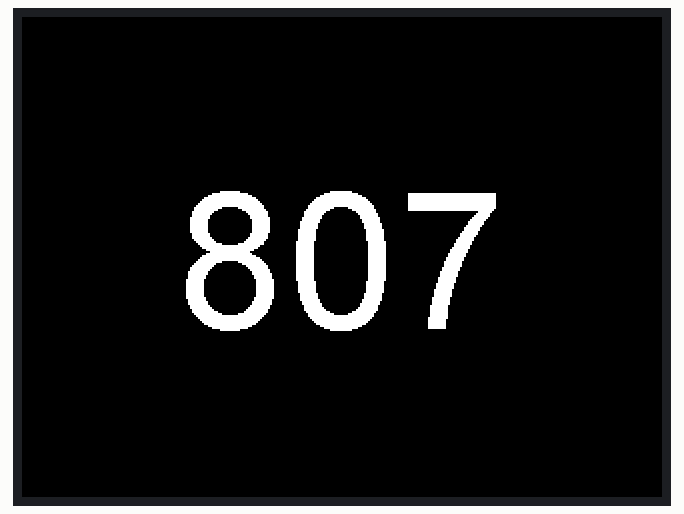
Recording of a sketch running on a simulated ESP32. Parts: 320×240 colour display. Random numbers use the default seed unless the sketch sets one; nothing arrives over Bluetooth unless stated.

Above: at 0.3 s.
At 4.6 s:
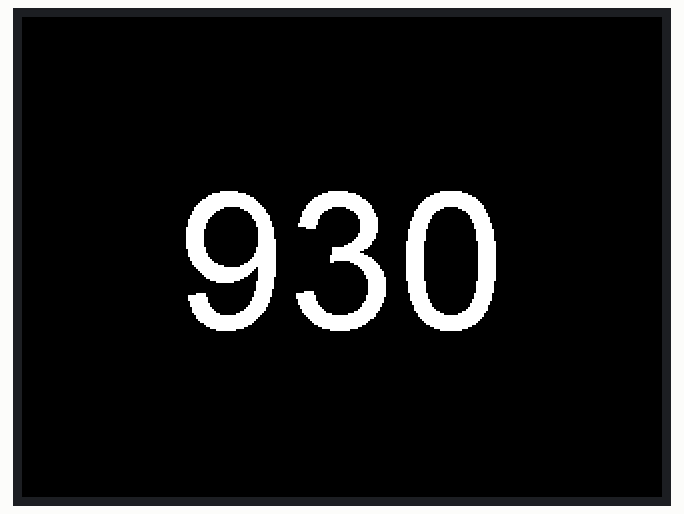
At 8.9 s:
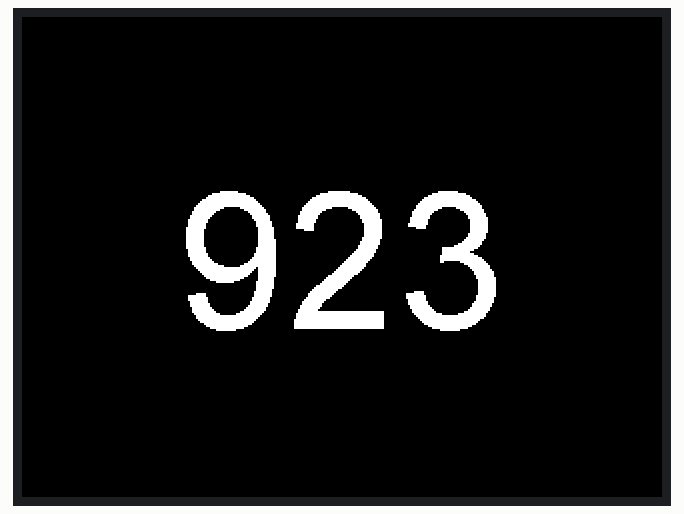
At 18.7 s:
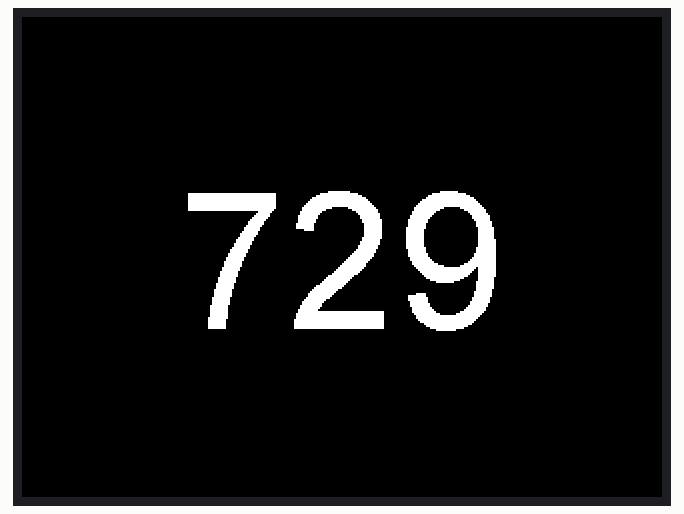
At 28.4 s:
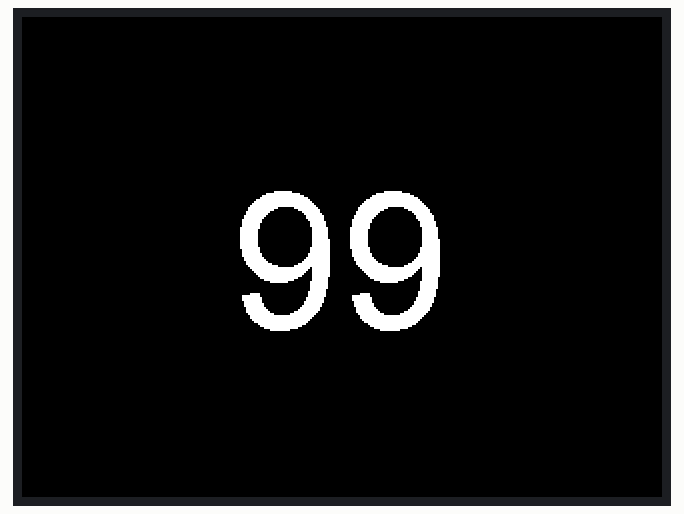
At 38.2 s:
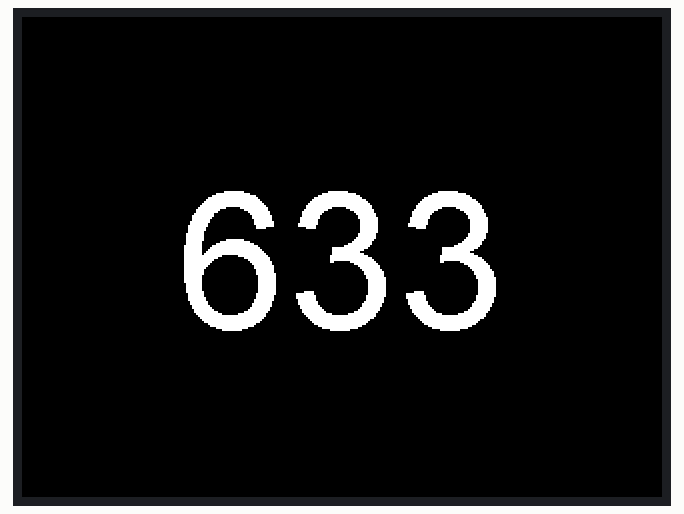

The sketch:

BluetoothSample.ino
```cpp
#include <M5Stack.h>
#include "BluetoothSerial.h"

BluetoothSerial bts;

void setup() {
  M5.begin();
  bts.begin("Sample_01");
  M5.Lcd.setTextColor(WHITE);
  M5.Lcd.setTextSize(1);
  M5.Lcd.setTextDatum(4);
}

void loop() {
  int value = random(0, 1000);
  M5.Lcd.fillScreen(BLACK);
  M5.Lcd.drawNumber(value, 160, 120, 8);
  bts.println(value);
  delay(1000);
}
```

Measured:
- what the display in image 1 shows lasts 1.0 s, from 4.6 s to 5.6 s
